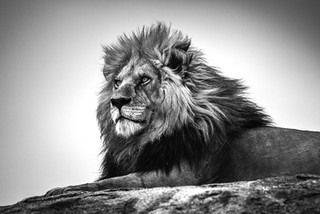
#> input picture 4/lion.jpg, 320 x 214 px, found by its file name
$ jupyter execute KMeansClustering.ipynb
#> lines starting #> are read from the running program, lines starting #| are printed output that depends on the picture
[cell 1]
import numpy as np
import matplotlib.pyplot as plt
from scipy.spatial.distance import cdist

[cell 2]
class KMeans:
    def __init__(self,k):
      self.k = k

    def fit(self,x):

      #Random Centroids
      centroids = x[np.random.choice(x.shape[0], self.k,replace= False)]

      #Clusters's Distance From 2D-points
      distance = cdist(x, centroids ,'euclidean')

      #Label Assignment to K Clusters
      label = np.array([np.argmin(i) for i in distance])

      iterations = 100
      for i in range(iterations):
        centroids = []
        for icluster in range(self.k):
          #Updating Centroids by taking mean of Cluster it belongs to
          centroids.append(np.array(x)[label == icluster].mean(axis=0))

        distances = cdist(x, centroids ,'euclidean')
        label = np.array([np.argmin(i) for i in distances])

      return centroids,label

[cell 3]
# x = np.array([[1,1],[2,0.5],[3,0.4],[10,15],[11.5,14],[9.4,8],[4.5,2.3],[1.3,2.3],[-4.6,6]])
x = np.random.randint(-10, 11, size=(30, 2))


km = KMeans(k = 2)
centroids,label = km.fit(x)

print(centroids)
print(label)

# Plotting
K = len(centroids)
K_label = np.arange(K)

for i in K_label:
  plt.scatter(x[label == i, 0] , x[label == i, 1] , label = i)


plt.scatter([centroids[0][0], centroids[1][0]], [centroids[1][0], centroids[1][1]], c = 'r', marker = 'x')
plt.legend()
plt.show()
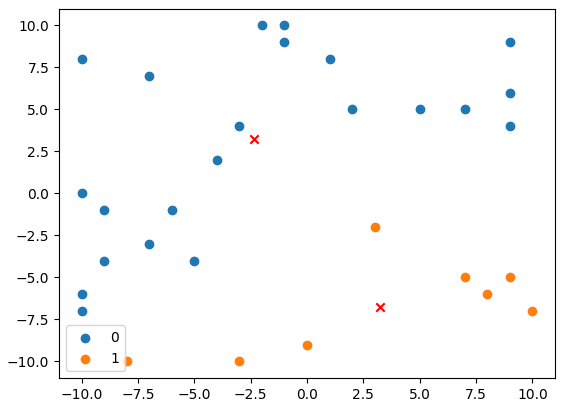
#> figure drawn by matplotlib, 1 panel

[cell 4]
from PIL import Image

img = Image.open("/content/lion.jpg").convert('L')
img_arr=np.array(img)
plt.figure()
plt.imshow(img_arr,cmap='gray')
plt.show()
imgshape=img_arr.shape
#> imgshape = (214, 320)
img_arr =np.reshape(img_arr,(1,-1))
img_arr = np.transpose(img_arr)
print(img_arr.shape)
#| (68480, 1)
one_dim=np.reshape(img_arr,(img_arr.shape[0]*img_arr.shape[1],1))
one_dim = one_dim.astype('float64')


km = KMeans(k = 20)
center,lab = km.fit(one_dim)
#> center = [[nan], [143.8], [nan], [nan], [nan], [nan], [nan], [nan], [nan], [nan], [nan], [nan], [nan], [nan], [nan], [nan], [nan], [nan], [nan], [nan]]
remake=np.reshape(lab,imgshape)
#> remake: shape (214, 320) int64; every value is 0

plt.figure()
plt.imshow(remake,cmap='gray')
plt.show()
